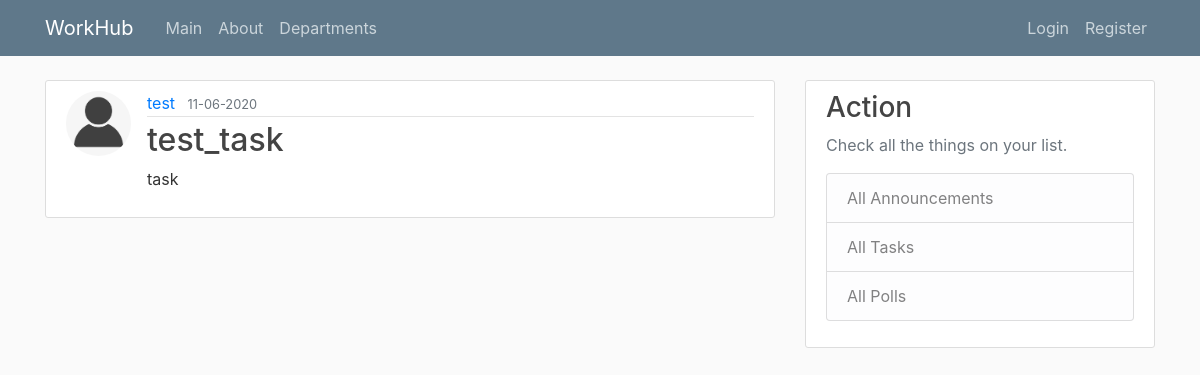
The app's page /tasks/3 with its own data.
### scheduler/models.py (models this page shows, shortened)
class User(db.Model, UserMixin):
    id = db.Column(db.Integer, primary_key=True)
    username = db.Column(db.String(20), unique=True, nullable=False)
    email = db.Column(db.String(120), unique=True, nullable=False)
    is_manager = db.Column(db.Boolean, nullable=False)
    dept = db.Column(db.String(60), nullable=False)
    image_file = db.Column(db.String(20), nullable=False, default='default.jpg')
    password = db.Column(db.String(60), nullable=False)
    announcement = db.relationship('Announcement', backref='author', lazy=True)
    poll = db.relationship('Poll', backref='author', lazy=True)
    task = db.relationship('Task', backref='author', lazy=True)

class Task(db.Model):
    id = db.Column(db.Integer, primary_key=True)
    title = db.Column(db.String(100), nullable=False)
    date_posted = db.Column(db.DateTime, nullable=False, default=datetime.utcnow)
    content = db.Column(db.Text, nullable=False)
    user_id = db.Column(db.Integer, db.ForeignKey('user.id'), nullable=False)

### scheduler/routes.py (the view)
@app.route("/tasks/<task_id>")
def task(task_id):
	task = Task.query.get_or_404(task_id)
	return render_template('task.html', title= task.title, task = task)

### scheduler/templates/task.html (shortened to what this page needs)
{% extends "layout.html" %}
{% block content %}
  <article class="media content-section">
    <img class = "rounded-circle article-img" src = "{{ url_for('static', filename = 'profile_pics/' + task.author.image_file) }}">
    <div class="media-body">
      <div class="article-metadata">
        <a class="mr-2" href="#">{{ task.author.username }}</a>
        <small class="text-muted">{{task.date_posted.strftime('%m-%d-%Y') }}</small>
      </div>
      <h2 class = "article-title">{{ task.title }}</h2>
      <p class="article-content">{{ task.content }}</p>
    </div>
  </article>
{% endblock content  %}

### scheduler/static/main.css (style rules this page uses)
body { background: #fafafa; color: #333333; margin-top: 5rem; }
h1, h2, h3, h4, h5, h6 { color: #444444; }
.content-section { background: #ffffff; padding: 10px 20px; border: 1px solid #dddddd; border-radius: 3px; margin-bottom: 20px; }
.article-title { color: #444444; }
.article-content { white-space: pre-line; }
.article-img { height: 65px; width: 65px; margin-right: 16px; }
.article-metadata { padding-bottom: 1px; margin-bottom: 4px; border-bottom: 1px solid #e3e3e3 }

### records on screen
User: image_file (placeholder picture), author.username "test"
Task: date_posted "11-06-2020", title "test_task", content "task"
